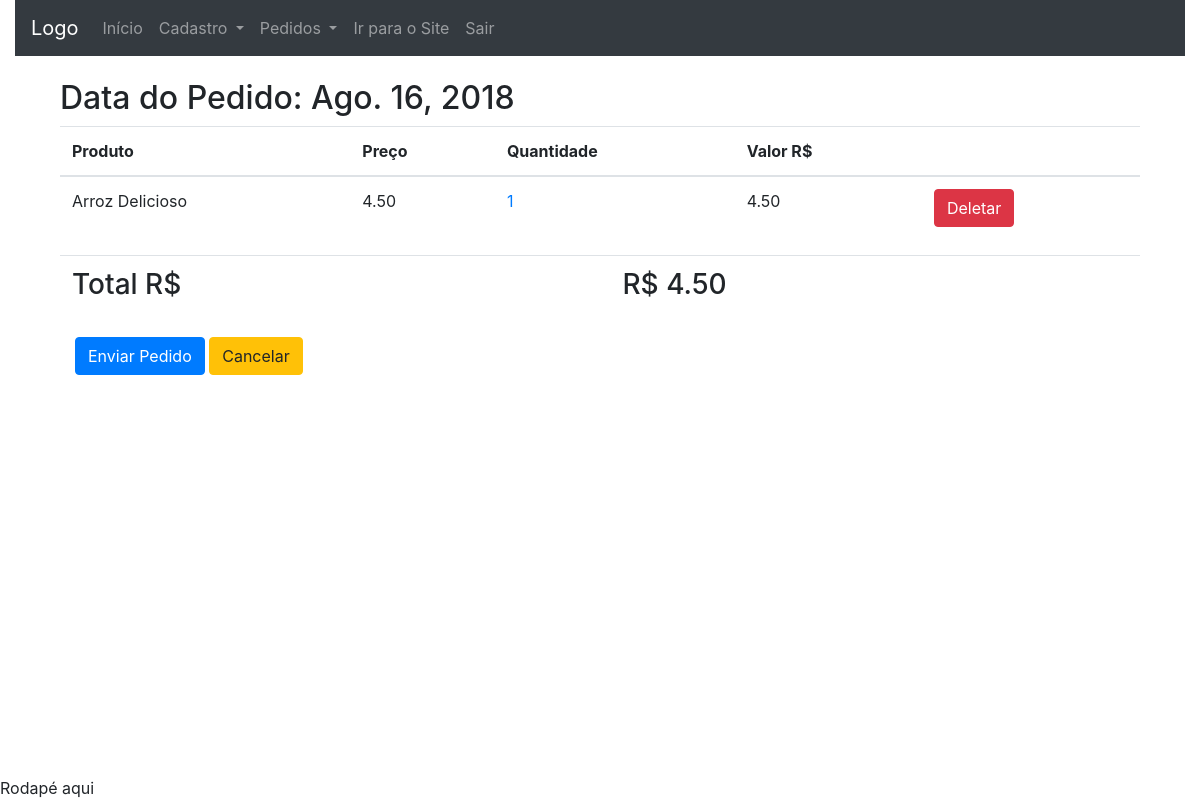
The app's page /area_do_cliente/ (signed in), older data.
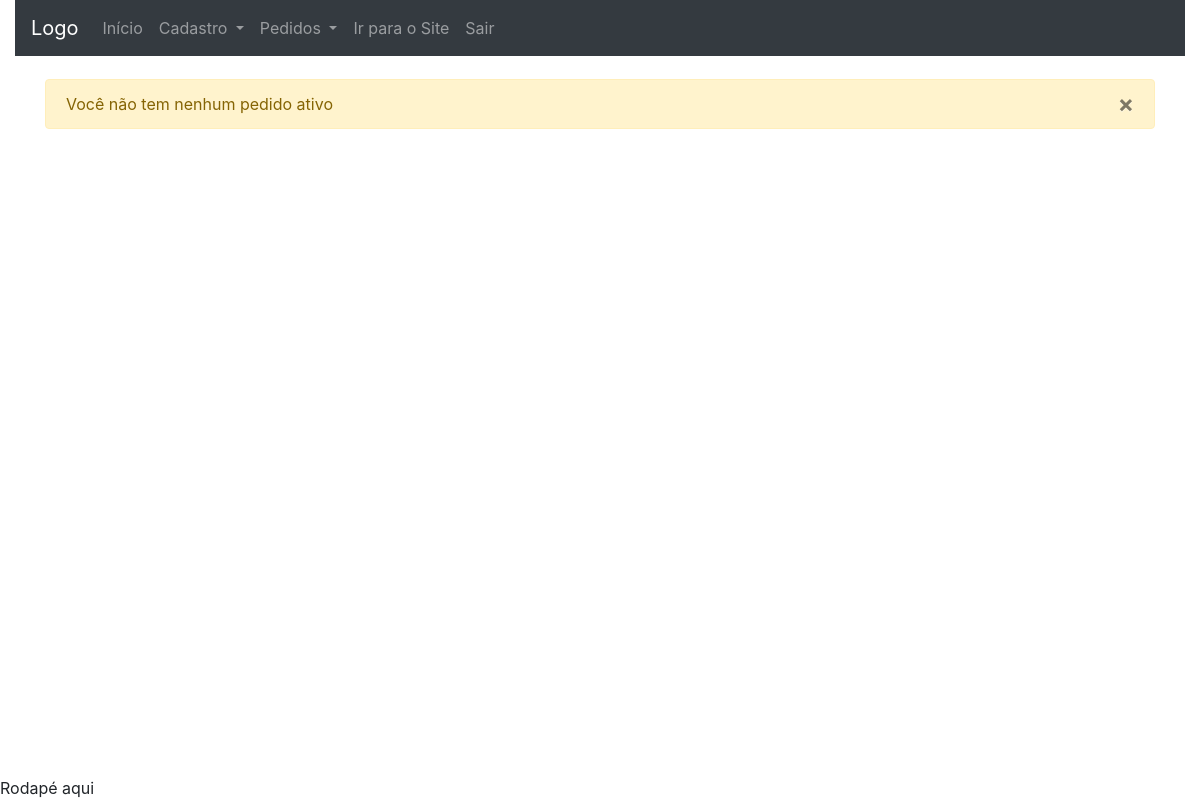
The same page, newer data.
### checkout/models.py (models this page shows, shortened)
class Order(models.Model):
	date = models.DateField(default=date.today, editable=False)
	value = models.DecimalField('Valor R$', max_digits=10,
		decimal_places=2, default=0)
	user = models.ForeignKey(User, on_delete=models.CASCADE,
		null=True, blank=True)
	delivery_address_is_the_same = models.BooleanField(
		verbose_name='Entregar no endereço cadastrado',
		default=True,
		blank=True)
	logradouro = models.CharField('Rua/Avenida', max_length=100,
		null=True, blank=True, default='')
	numero = models.CharField('Número', max_length=100,
		null=True, blank=True, default='')
	cep = models.CharField('CEP', max_length=10, null=True,
		blank=True, default='')
	complemento = models.CharField('Complamento', max_length=100,
		null=True, blank=True, default='')
	bairro = models.CharField('Bairro', max_length=100, null=True,
		blank=True, default='')
	cidade = models.CharField('Cidade', max_length=100, null=True,
		blank=True, default='')
	estado = models.CharField('Estado', max_length=100, null=True,
		blank=True, default='')
	transaction_id = models.CharField('ID da transação', max_length=100,
		null=True, blank=True)
	status_order = models.CharField('Status do Pedido', max_length=10,
		choices=STATUS_ORDER, default='A')
	status_pg = models.CharField('Status PagSeguro', max_length=10,
		choices=STATUS_PAGSEGURO, null=True, blank=True)
	sended = models.BooleanField(
		verbose_name='Enviado',
		default=False,
		blank=True)
	forwarded = models.BooleanField(
		verbose_name='Encaminhado',
		default=False,
		blank=True)
	class Meta:
		verbose_name = 'Pedido'
		verbose_name_plural = 'Pedidos'
		ordering = ['date']
	objects = models.Manager() # The default manager.
	orderManager = OrderManager()
	@staticmethod
	def get_total(order_id):
		items = OrderItem.objects.filter(order__id=order_id)
		total = 0
		for item in items:
			total = total + item.value
		return total

class OrderItem(models.Model):
	quantity = models.PositiveSmallIntegerField(verbose_name='Quantidade',
		default=1, editable=False)
	value = models.DecimalField('Valor R$', max_digits=10,
		decimal_places=2, default=0)
	product = models.ForeignKey(Product, on_delete=models.CASCADE)
	order = models.ForeignKey(Order, on_delete=models.CASCADE)
	class Meta:
		verbose_name = 'Ítem de Pedido'
		verbose_name_plural = 'Ítens de Pedido'
		ordering = ['order']

### catalog/models.py (models this page shows)
class Product(models.Model):
	name = models.CharField('Nome', max_length=100)
	description = models.TextField('Nome', max_length=300)
	image = models.ImageField(upload_to="product_image",
		verbose_name="Imagem", null=True, blank=True)
	value = models.DecimalField('Valor', max_digits=6, decimal_places=2)
	brand = models.CharField("Marca", max_length=100,
		null=True, blank=True)
	category = models.ForeignKey(Category, on_delete=models.CASCADE,
		null=True, blank=True)
	def __str__(self):
		return self.name
	class Meta:
		verbose_name = "Produto"
		verbose_name_plural = "Produtos"
		ordering = ['name']

### dashboard_client/views.py (the view)
# urls.py: path('', views.index, name='index'),
@login_required
def index(request):
	order = Order.objects.filter(user__id=request.user.id).\
	filter(status_order='A').first()
	context = {}
	if order:
		order.value = Order.get_total(order.id)
		order.save()
		context['order'] = order
		context['orderItems'] = OrderItem.objects.filter(order__id=order.id)
		context['total'] = order.value
	else:
		messages.warning(request, 'Você não tem nenhum pedido ativo')
	return render(request, 'dashboard_client/index.html',
		context)

### dashboard_client/templates/dashboard_client/index.html (shortened to what this page needs)
{% extends 'dashboard_client/base.html' %}
{% block conteudo %}
<div class="container-fluid" style="margin-top: 2%">
	<div class="container" style="width: 100%">
	  {% if messages %}
	    {% for message in messages %}
	        <div class="alert alert-warning alert-dismissable">
	          <button type="button" class="close" data-dismiss="alert">&times;</button>
	          {{ message }}
	        </div>
	    {% endfor %}
	  {% endif %}
	</div>
	<div class="container-fluid">
		<div class="container">
		{% if order %}
			{% if order.sended == False %}
			<h2>Data do Pedido: {{order.date}}</h2>
			<table class="table table-hover">
				<thead>
			      <tr>
			        <th>Produto</th>
			        <th>Preço</th>
			        <th>Quantidade</th>
			        <th>Valor R$</th>
			        <th></th>
			      </tr>
			    </thead>
			  	<tbody>
			  		{% for orderItem in orderItems %}
			  		<tr>
			  			<td>{{orderItem.product}}</td>
			  			<td>{{orderItem.product.value}}</td>
			  			<td title="Alterar a Quantidade"
					        id='{{orderItem.id}}'>
				        	<a href="#"
				        	onclick="alterQuantity('{{orderItem.id}}');">
				        		{{orderItem.quantity}}
				        	</a>
					     </td>
					     <td>{{orderItem.value}}</td>
					     <td>
					     	<a href="{% url 'dashboard_client:delete_orderitem' orderItem.id %}"
					     	type="button" class="btn btn-danger">
					     		Deletar
					     	</a>
					     </td>
			  		</tr>
			  		{% endfor %}
			  	</tbody>
			</table>
			<table class="table">
				<td><h3>Total R$</h3></td>
				<td><h3>R$ {{total}}</h3></td>
			</table>
			<div class="container">
			  <a type="button" class="btn btn-primary"
			  href="{% url 'dashboard_client:send_order' order.id %}">
			  	Enviar Pedido
			  </a>
			  <a type="button" class="btn btn-warning"
			  href="{% url 'dashboard_client:cancel_order' order.id %}">
			  	Cancelar
			  </a>
			</div>
			{% else %}
			<div class="alert alert-warning">
			  Você não tem nenhum pedido a enviar
			</div>
			{% endif %}
		{% endif %}
		</div>
</div>
{% endblock %}

Row changes from the older to the newer data that the page shows:
removed Order: date "Ago. 16, 2018", value "4.50"
removed OrderItem: product "Arroz Delicioso", product.value "4.50", quantity "1", value "4.50"
Text that changed along with them:
new list line: "× Você não tem nenhum pedido ativo"
text no longer shown: "Data do Pedido: Produto Preço Quantidade Valor R$ Total R$ R$ Enviar Pedido Cancelar"
